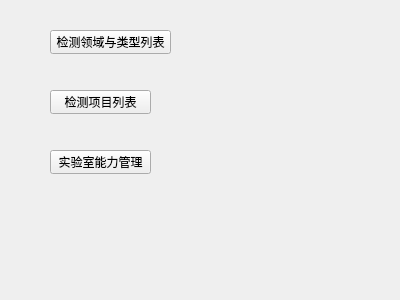
<?xml version="1.0" encoding="UTF-8"?>
<ui version="4.0">
 <class>LabCapabilitiesManagerUI</class>
 <widget class="QWidget" name="LabCapabilitiesManagerUI">
  <property name="geometry">
   <rect>
    <x>0</x>
    <y>0</y>
    <width>400</width>
    <height>300</height>
   </rect>
  </property>
  <property name="windowTitle">
   <string>Form</string>
  </property>
  <widget class="QPushButton" name="testTypeEditBtn">
   <property name="geometry">
    <rect>
     <x>50</x>
     <y>30</y>
     <width>121</width>
     <height>24</height>
    </rect>
   </property>
   <property name="text">
    <string>检测领域与类型列表</string>
   </property>
  </widget>
  <widget class="QPushButton" name="pushButton_2">
   <property name="geometry">
    <rect>
     <x>50</x>
     <y>90</y>
     <width>101</width>
     <height>24</height>
    </rect>
   </property>
   <property name="text">
    <string>检测项目列表</string>
   </property>
  </widget>
  <widget class="QPushButton" name="pushButton_3">
   <property name="geometry">
    <rect>
     <x>50</x>
     <y>150</y>
     <width>101</width>
     <height>24</height>
    </rect>
   </property>
   <property name="text">
    <string>实验室能力管理</string>
   </property>
  </widget>
 </widget>
 <resources/>
 <connections/>
</ui>
